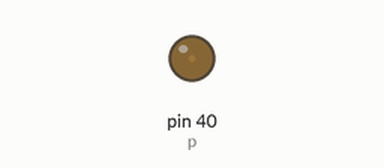
Simulated run of this program. Board: Raspberry Pi (header pin numbers). On the bench: output pins drawn as LEDs (lit = HIGH).

Above: at 0.05 s.
At 0.5 s:
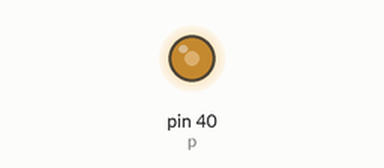
At 0.95 s:
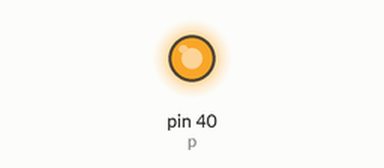
At 1.75 s:
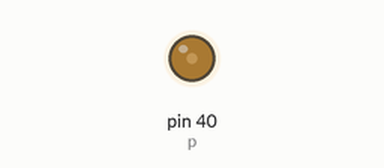
Timing chart, 0 to 4.7 s (numbered marks = the images above):
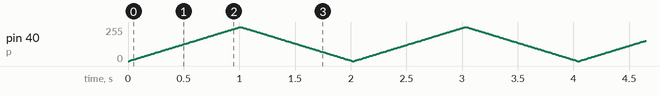

The program:

pwm2_gpio.py
```python
#!/usr/bin/env python3
#-*- coding: utf-8 -*-

# File Name: pwm2_gpio.py
# Author: Feng
# Created Time: Fri Aug  3 21:13:35 2018
# Content:
import RPi.GPIO as GPIO
import time

GPIO.setmode(GPIO.BOARD)
GPIO.setup(40, GPIO.OUT)

p = GPIO.PWM(40, 50)
p.start(0)

try:
    while True:
        for dc in range(0, 101, 1):
            p.ChangeDutyCycle(dc)
            time.sleep(0.01)
        for dc in range(100, -1, -1):
            p.ChangeDutyCycle(dc)
            time.sleep(0.01)
except KeyboardInterrupt:
    pass
p.stop()
GPIO.cleanup()
```
